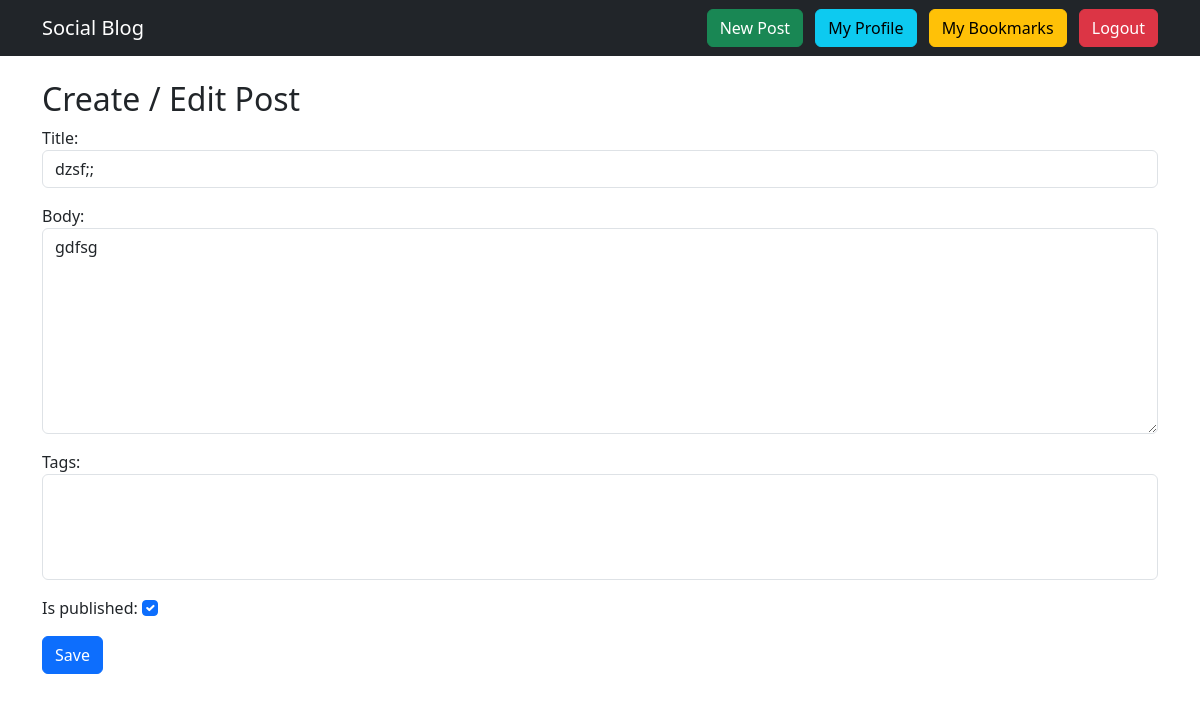
Page /post/dfs/edit/ (signed in) on the committed database.
### blog/models.py (models this page shows, shortened)
class Post(models.Model):
    user = models.ForeignKey(
        settings.AUTH_USER_MODEL,
        on_delete=models.CASCADE,
        related_name="posts"
    )
    objects = PostManager()
    title = models.CharField(max_length=200)
    slug = models.SlugField(unique=True)
    body = models.TextField()
    tags = models.ManyToManyField(
    "Tag",
    blank=True,
    related_name="posts"
)
    is_published = models.BooleanField(default=False)
    views = models.PositiveIntegerField(default=0)
    created_at = models.DateTimeField(auto_now_add=True)
    updated_at = models.DateTimeField(auto_now=True)

### blog/views.py (the view, shortened to what this page needs)
class PostUpdateView(LoginRequiredMixin, UserPassesTestMixin, UpdateView):
    model = Post
    form_class = PostForm
    template_name = "blog/post_form.html"
    def test_func(self):
        post = self.get_object()
        return post.user == self.request.user

### blog/forms.py (shortened to what this page needs)
class PostForm(forms.ModelForm):
    class Meta:
        model = Post
        fields = [
            "title",
            "body",
            "tags",
            "is_published",
        ]
        widgets = {
            "title": forms.TextInput(
                attrs={
                    "class": "form-control",
                    "placeholder": "Post title",
                }
            ),
            "body": forms.Textarea(
                attrs={
                    "class": "form-control",
                    "rows": 8,
                    "placeholder": "Write your post...",
                }
            ),
            "tags": forms.SelectMultiple(
                attrs={
                    "class": "form-control",
                }
            ),
            "is_published": forms.CheckboxInput(
                attrs={
                    "class": "form-check-input",
                }
            ),
        }

### blog/managers.py (called while the page is built)
    def get_queryset(self):
        return PostQuerySet(self.model, using=self._db)

### blog/templates/blog/post_form.html (shortened to what this page needs)
{% extends "blog/base.html" %}
{% block content %}
<h2>Create / Edit Post</h2>
<form method="post">
    {{ form.as_p }}
    <button class="btn btn-primary">Save</button>
</form>
{% endblock %}

### rows in the picture
Post: title "dzsf;;", body "gdfsg", is_published "☑"
